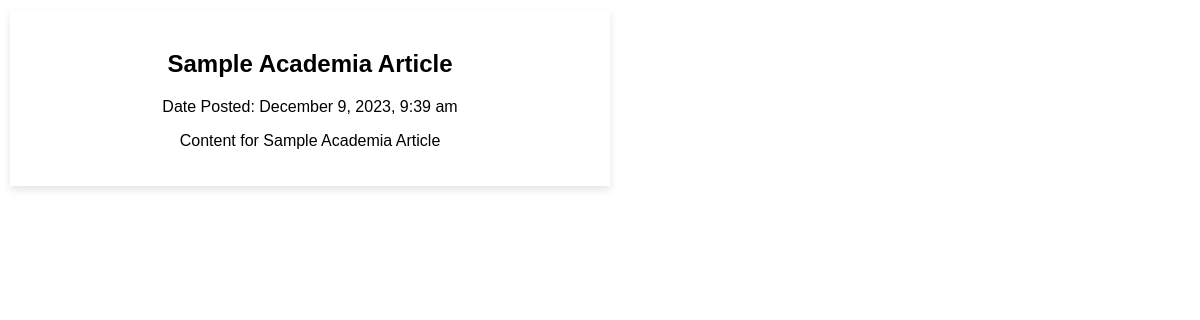
/home_academia.php, run on the app's committed database.
### tables this page shows
CREATE TABLE IF NOT EXISTS `articles` (
  `id` INT(30) NOT NULL AUTO_INCREMENT,
  `title` TEXT NOT NULL,
  `content` LONGTEXT NOT NULL,
  `author` VARCHAR(100) NOT NULL,
  `date_submitted` TIMESTAMP NOT NULL,
  `category_id` INT(30) NOT NULL,
  PRIMARY KEY (`id`),
  FOREIGN KEY (`category_id`) REFERENCES `categories`(`id`) ON DELETE CASCADE
);

### home_academia.php (the view, shortened to what this page needs)
<!DOCTYPE html>
<html lang="en">
<head>
    <link rel="stylesheet" href="front.css">
</head>
<body>
<?php
$servername = "localhost";
$username = "root";
$password = "";
$dbname = "igult_database";
$conn = new mysqli($servername, $username, $password, $dbname);
if (!function_exists('makeLinksClickableInText')) {
    function makeLinksClickableInText($text) {
        $pattern = '/(https?:\/\/\S+)/';
        $textWithLinks = preg_replace($pattern, '<a href="$1" target="_blank">link</a>', $text);
        return $textWithLinks;
    }
}
$sql = "SELECT articles.id, articles.title, articles.content, articles.date_submitted, articles.category_id, multimedia_files.filename, multimedia_files.filetype, multimedia_files.filedata
        FROM articles
        LEFT JOIN multimedia_files ON articles.id = multimedia_files.article_id
        WHERE articles.category_id = (SELECT id FROM categories WHERE name = 'ACADEMIA')
        ORDER BY articles.date_submitted DESC";
$result = $conn->query($sql);
if ($result !== false && $result->num_rows > 0) {
    while ($row = $result->fetch_assoc()) {
        echo "<div class='article'>";
        echo "<h2>" . $row['title'] . "</h2>";
        echo "<p>Date Posted: " . date("F j, Y, g:i a", strtotime($row['date_submitted'])) . "</p>";
        $content = stripslashes($row['content']);
        $content = nl2br($content);
        $max_length = 50;
        if (strlen($content) > $max_length) {
            $truncated_content = substr($content, 0, $max_length);
            $remaining_content = substr($content, $max_length);
            echo "<p>" . makeLinksClickableInText($truncated_content) . "... <a href='full_article.php?id=" . $row['id'] . "'>Read More</a></p>";
        } else {
            echo "<p>" . makeLinksClickableInText($content) . "</p>";
        }
        echo "</div>";
    }
} else {
    echo "No Academia articles found.";
}
?>
</body>
</html>

### front.css (style rules this page uses)
body { font-family: 'Raleway', sans-serif; margin: 0; padding: 0; box-sizing: border-box; background-color: #fff; }
.article { box-sizing: border-box; width: 50%; margin: 10px; float: left; background-color: #fff; padding: 20px; text-align: center; box-shadow: 0 4px 8px rgba(0, 0, 0, 0.1); }
h2 { font-size: 1.5em; }
p { font-size: 1em; }

### data on the page
articles: title "Sample Academia Article", date_submitted "December 9, 2023, 9:39 am", content "Content for Sample Academia Article"
